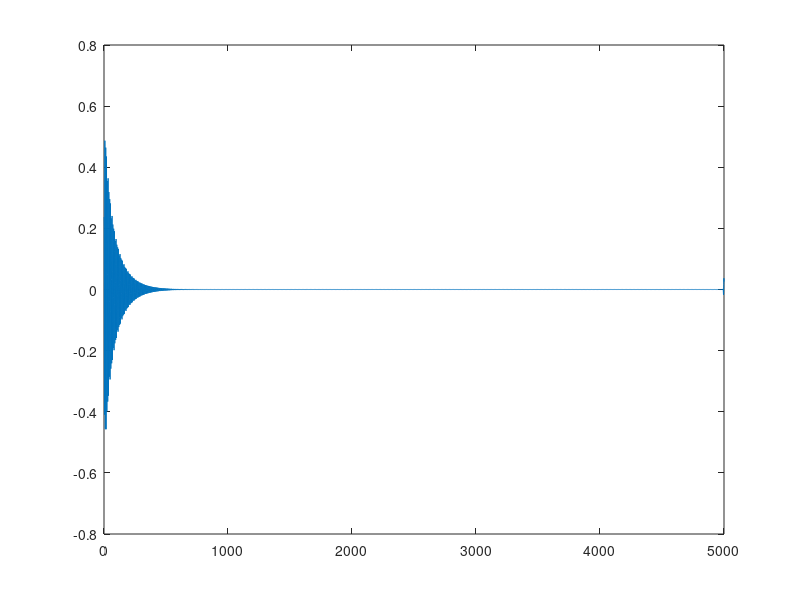
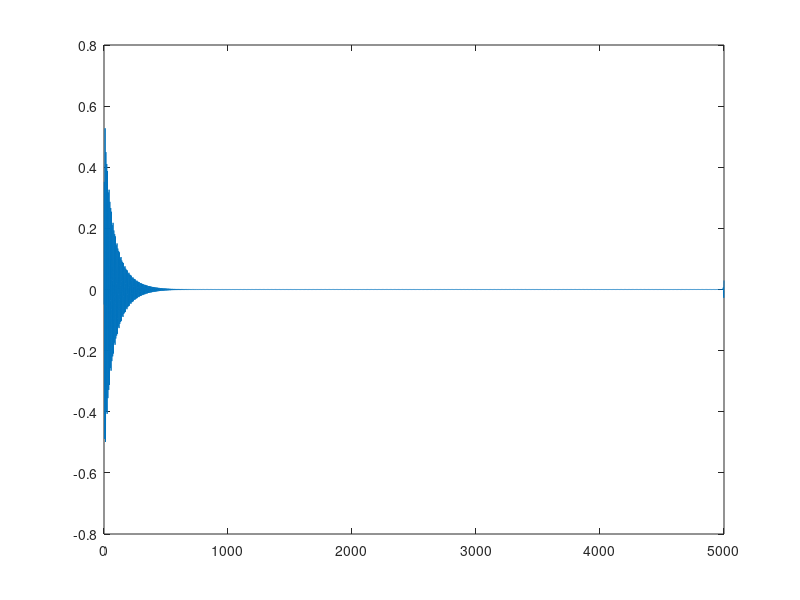

Reproduce these figures in MATLAB, in order.
close all
clear all
clc

% Choose how much amplitude and phase mismatch between local oscillator
% signals
ampl_mismatch_db = 1;  %[dB]
IQ_phase_mismatch = 2; %[degrees]


%% Some parameters
Fs2 = 16e6;
downrate = 200;
Fs = downrate * Fs2;
dT = 1/Fs;
RF_ampl = 2;
LOI_ampl = 1*10^(ampl_mismatch_db/20);
LOQ_ampl = 1;
RF_freq = 2.440e8;


%% Choose which sideband the LO downconverts

% For this sideband, output amplitude should be ~1/2
% LO_freq = RF_freq + 2.5e6;

% For this sideband, output amplitude should be ~0
 LO_freq = RF_freq - 2.5e6;


%% Create a complex bandpass FIR filter
Hlp = fir1(28,1e6/(Fs2/2));     % Lowpass prototype
N = length(Hlp)-1;
Fbp = 2.5e6/(Fs2/2);                              % Desired frequency shift
j = complex(0,1);
Hbp = Hlp.*exp(j*Fbp*pi*(0:N));

% View frequency response of filter
% fvtool(Hbp)

% Generate some tone at RF
N = 1e6;
t = 0:dT:(N-1)*dT;
MSK = RF_ampl * sin(2*pi*RF_freq*t);

%% Create LO with amplitude and phase mismatch
LOI = LOI_ampl * sin(2*pi*LO_freq*t)+LOI_ampl;
LOQ = LOQ_ampl * sin(2*pi*LO_freq*t + IQ_phase_mismatch + 90*pi/180)+LOQ_ampl;

%% Downconvert with LO
IFI = LOI .* MSK;
IFQ = LOQ .* MSK;

% Remove high frequency mixing content
[b,a] = butter(5,40e6/(Fs/2));
IFI_filt = filter(b,a,IFI);
IFQ_filt = filter(b,a,IFQ);

% Downsample to 16 MHz before further processing
Iout = IFI_filt(1:downrate:end);
Qout = IFQ_filt(1:downrate:end);
t = t(1:downrate:end);

%% Apply matlab I/Q compensation algorithm
% https://www.mathworks.com/help/comm/ref/comm.iqimbalancecompensator-system-object.html
M = 1/100;
% x = zeros(1,length(Iout));
% y = zeros(1,length(Iout));
% w = zeros(1,length(Iout));
% 
% for ii = 1:length(Iout)
%     x(ii) = Iout(ii) + j*Qout(ii);
%     y(ii) = x(ii) + w(ii)*conj(x(ii));
%     
%     w(ii+1) = w(ii) - M*y(ii)^2;
% end
% 
% IFI_filt = real(y);
% IFQ_filt = imag(y);
% 
iy = zeros(1,length(Iout));
qy = zeros(1,length(Iout));
wr = zeros(1,length(Iout));
wj = zeros(1,length(Iout));

for ii = 1:length(Iout)
    iy(ii) = Iout(ii) + wr(ii)*Iout(ii) + wj(ii)*Qout(ii);
    qy(ii) = Qout(ii) + wj(ii)*Iout(ii) - wr(ii)*Qout(ii);
    
    wr(ii+1) = wr(ii) - M*(iy(ii) + qy(ii))*(iy(ii)-qy(ii));
    wj(ii+1) = wj(ii) - M*(2*iy(ii)*qy(ii));
end

IFI_filt = iy;
IFQ_filt = qy;
%%
% Filter signal with complex bandpass filter    
Rcoeff = real(Hbp);
Icoeff = imag(Hbp);

x1 = conv(IFI_filt,Rcoeff,'same');
x2 = conv(IFQ_filt,Icoeff,'same');
Iout = x1 - x2;

x3 = conv(IFI_filt,Icoeff,'same');
x4 = conv(IFQ_filt,Rcoeff,'same');
Qout = x3 + x4;

% Plot the Q channel after the IQ compensation and filtering
plot(Iout)
figure;plot(Qout)
